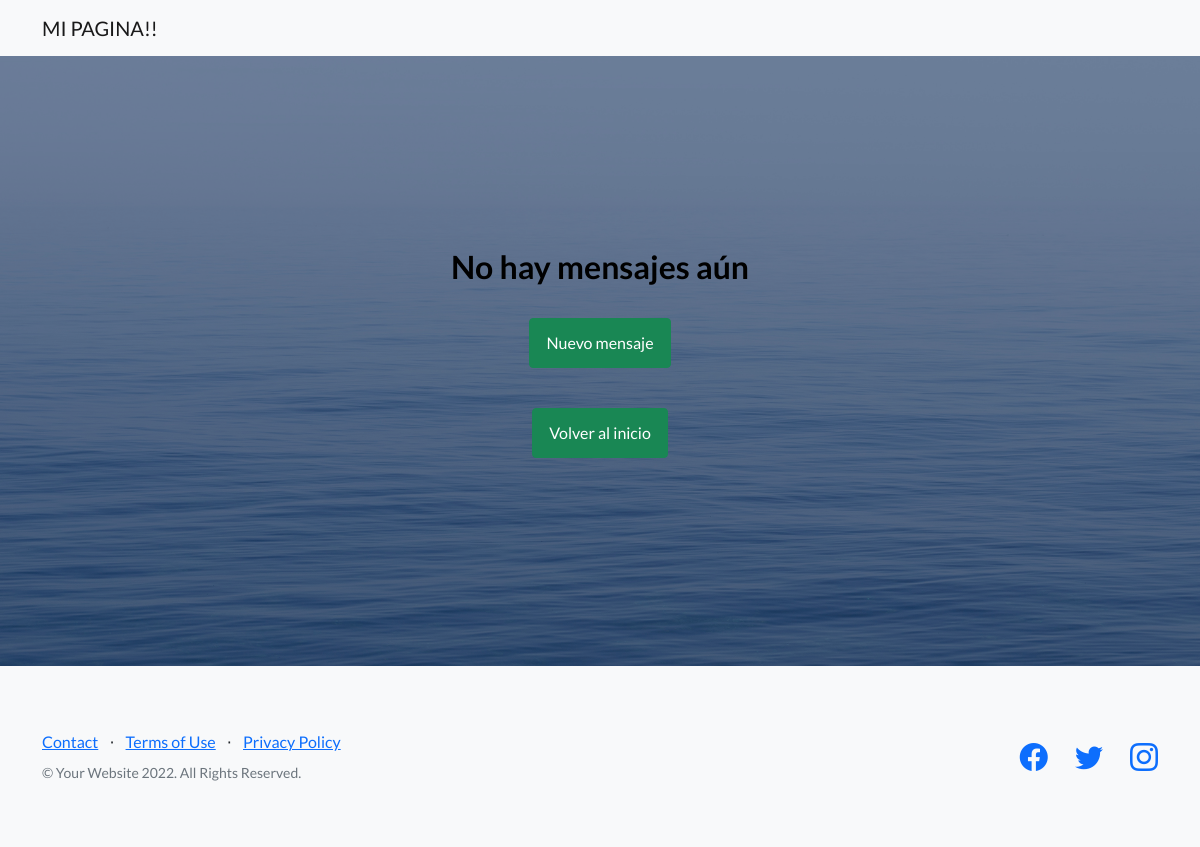
Before: /AppMensajeria/ (signed in) with the older database file.
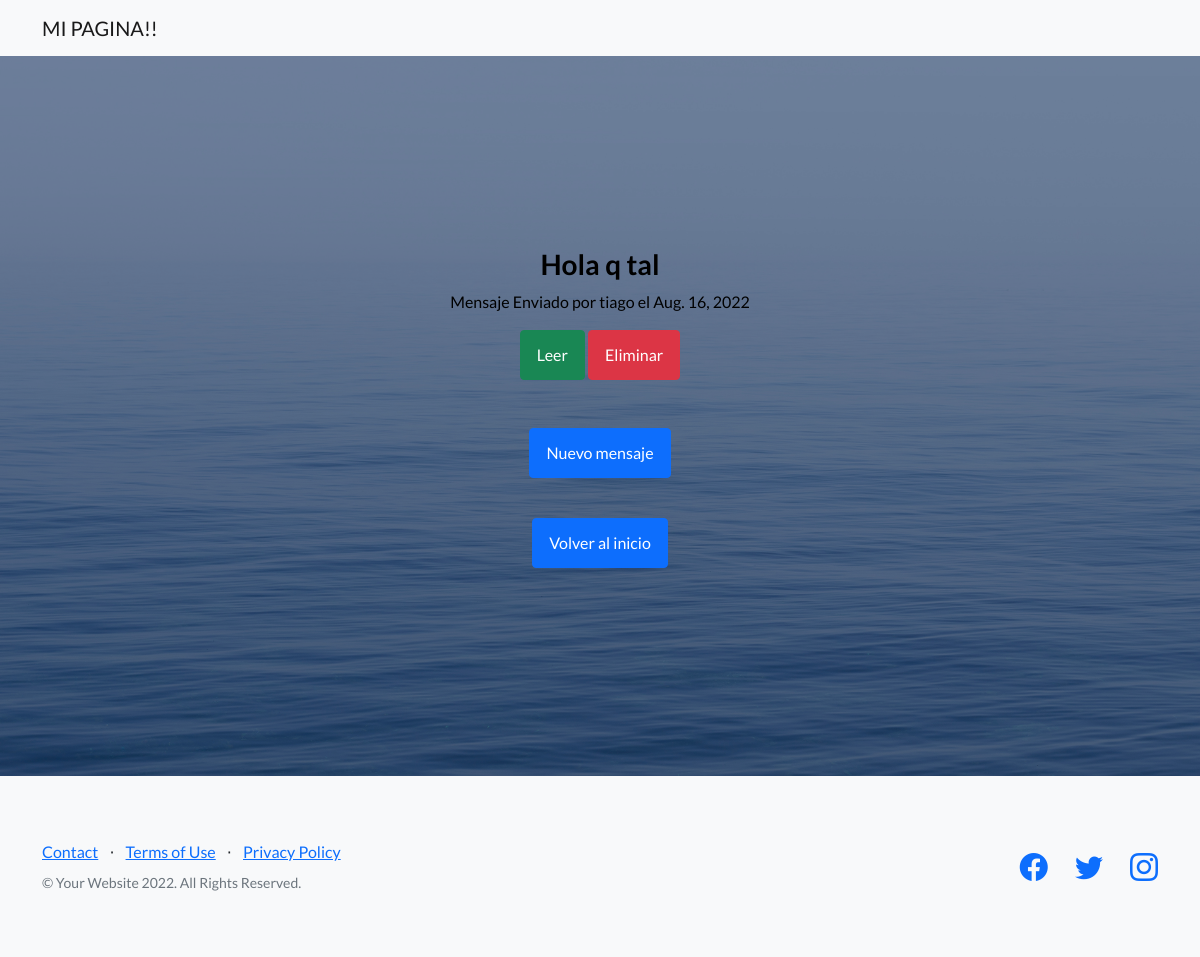
After: the same page with the newer database file.
### AppMensajeria/models.py (models this page shows)
class Mensaje(models.Model):
    titulo = models.CharField(max_length=40, default="Mensaje")
    emisor = models.ForeignKey(User, related_name="emisor", on_delete=models.CASCADE)
    receptor = models.ForeignKey(User, related_name="receptor", on_delete=models.CASCADE)
    contenido = models.CharField(max_length=1000)
    fecha = models.DateField(default=datetime.now)

### AppMensajeria/views.py (the view)
# urls.py: path('', MensajeList.as_view(), name="mensajes"),
class MensajeList(LoginRequiredMixin, ListView):
    model = Mensaje
    template_name = "AppMensajeria/mensaje_list.html"

### AppMensajeria/templates/AppMensajeria/mensaje_list.html
{% extends 'AppUsuario/index.html' %}
{% block navbar %}
<a class="navbar-brand" href="{% url 'inicio' %}">MI PAGINA!!</a>
{% endblock %}
{% block formulario %}
{% if object_list %}
{% for mensaje in object_list %}
    <h3>{{mensaje.titulo}}</h3>
    <p class="post-meta">Mensaje Enviado por {{mensaje.emisor}} el {{mensaje.fecha}}</p>
    <a class="btn btn-success" href="{%url 'detail_mensajes' mensaje.id%}">Leer</a>
    <a class="btn btn-danger" href="{%url 'delete_mensajes' mensaje.id%}">Eliminar</a>
{% endfor %}
<div class="row gx-4 gx-lg-5 justify-content-center">
    <div class="container mt-5">
        <p><a href="{% url 'create_mensajes' %}" class="btn btn-primary">Nuevo mensaje</a></p>
        <br>
        <p><a href="{% url 'inicio' %}" class="btn btn-primary">Volver al inicio</a></p>
    </div>
</div>
{% else %}
    <h2>No hay mensajes aún</h2>
    <br>
    <p><a href="{% url 'create_mensajes' %}" class="btn btn-success">Nuevo mensaje</a></p>
    <br>
    <p><a href="{% url 'inicio' %}"class="btn btn-success">Volver al inicio</a></p>
{% endif %}
</div>
</div>
</div>
</div>
{% endblock %}

Changed rows visible on the page:
added Mensaje: titulo "Hola q tal", emisor "tiago", fecha "Aug. 16, 2022"
Other visible differences:
text no longer shown: "No hay mensajes aún"
